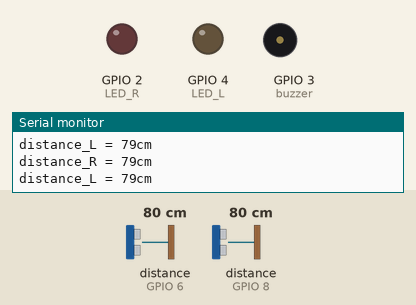
Bench run of a sketch on a simulated ESP32-S3. Parts: output pins drawn as LEDs (lit = HIGH), buzzer (waves = sounding), the last lines printed to the serial monitor. Wiring (inferred from the names in the program): 2 × ultrasonic range finder: trigger GPIO 7, echo GPIO 6 / trigger GPIO 9, echo GPIO 8. Inputs (shaded band) come from the test bench; at power-on: distance to the obstacle (sensors on GPIO 6, GPIO 8) 80 cm. The echo pulse lasts 58.3 µs per cm; pins used as bus, display or sensor lines are not drawn.

Above: at 1.2 s.
1.3 s: distance to the obstacle (sensor on GPIO 6) set to 34 cm
4.3 s: distance to the obstacle (sensor on GPIO 6) set to 29 cm
At 4.61 s:
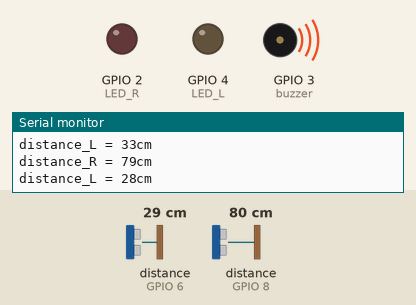
7.3 s: distance to the obstacle (sensor on GPIO 8) set to 34 cm
10.3 s: distance to the obstacle (sensor on GPIO 8) set to 29 cm
11.9 s: distance to the obstacle (sensor on GPIO 6) set to 12 cm
At 12.9 s:
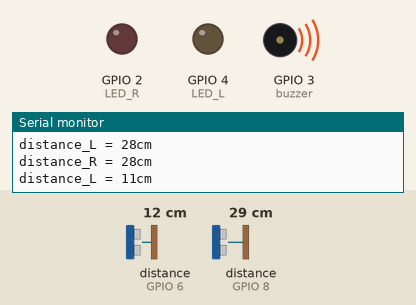
13.6 s: distance to the obstacle (sensor on GPIO 6) set to 9 cm
At 15.7 s:
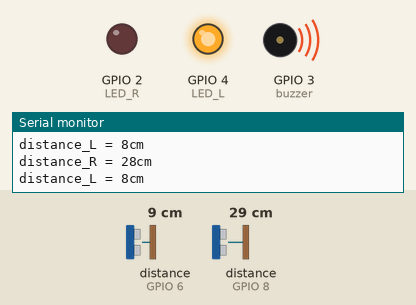
Timing chart, 0 to 16.9 s (numbered marks = the images above; inputs shaded):
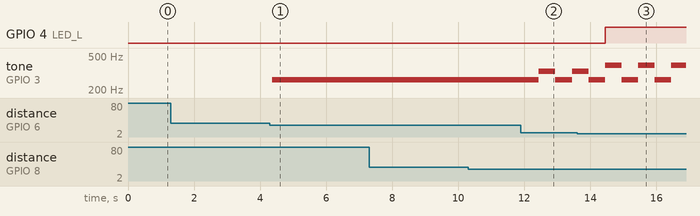

Measured:
- the behaviour switches between 32 and 31 cm on distance to the obstacle (sensor on GPIO 6) (found by bisection; images 0 and 1)
- the behaviour switches between 11 and 10 cm on distance to the obstacle (sensor on GPIO 6) (found by bisection; images 2 and 3)
- after the input at 4.3 s, tone on GPIO 3 (buzzer): silent → 262 Hz after 0.07 s
- after the input at 11.9 s, tone on GPIO 3 (buzzer): 262 Hz → 330 Hz after 0.55 s, → 262 Hz 0.50 s later, → 330 Hz 0.50 s later
- after the input at 13.6 s, GPIO 4 (LED_L): LOW → HIGH after 0.85 s

The sketch:

Capstone_desgin_HyoSung_2.ino
```cpp
#include <WiFi.h>

//초음파 선언부
#define TRIG_R 9 //TRIG_1 핀 설정 (초음파 보내는 핀)
#define ECHO_R 8 //ECHO_1 핀 설정 (초음파 받는 핀)
#define TRIG_L 7 //TRIG_2번 핀 (초음파 보내는 핀)
#define ECHO_L 6 //ECHO_2 핀 설정 (초음파 받는 핀)

long duration_R, distance_R, duration_L, distance_L;

//LED 선언부
#define LED_R 2 //오른쪽 물체 감지 시 깜빡이는 LED
#define LED_L 4 //왼쪽 물체 감지 시 깜빡이는 LED

//부저 선언부
#define buzzer 3 //라이다 접근 시 소리 출력

int Do = 262;
int Mi = 330;
int Sol = 392;
int Do2 = 523;

void setup() {
  Serial.begin(9600);
  //초음파
  pinMode(TRIG_R, OUTPUT);
  pinMode(ECHO_R, INPUT);
  pinMode(TRIG_L, OUTPUT);
  pinMode(ECHO_L,  INPUT);
  //LED
  pinMode(LED_R, OUTPUT);
  pinMode(LED_L, OUTPUT);
//부저
  pinMode(buzzer, OUTPUT);
}

void loop() {

  //초음파 활용부 시작
  digitalWrite(TRIG_R, LOW);
  delayMicroseconds(2);
  digitalWrite(TRIG_R, HIGH);
  delayMicroseconds(10);
  digitalWrite(TRIG_R, LOW);

  duration_R = pulseIn (ECHO_R, HIGH);
  distance_R = duration_R * 17 / 1000;

  digitalWrite(TRIG_L, LOW);
  delayMicroseconds(2);
  digitalWrite(TRIG_L, HIGH);
  delayMicroseconds(10);
  digitalWrite(TRIG_L, LOW);

  duration_L = pulseIn (ECHO_L, HIGH);
  distance_L = duration_L * 17 / 1000;

  Serial.print("distance_R = ");
  Serial.print(distance_R);
  Serial.print("cm\n");
  Serial.print("distance_L = ");
  Serial.print(distance_L);
  Serial.print("cm\n");
  //초음파 활용부 끝

  //LED 활용부 시작
  if(distance_R < 10) {
    analogWrite(LED_R, 255);
  }
  else {
    analogWrite(LED_R, 0);
  }

  if(distance_L < 10) {
    analogWrite(LED_L, 255);
  }
  else {
    analogWrite(LED_L, 0);
  }
  //LED활용부 끝
  if (distance_L >= 20 && distance_L <= 30) {
    tone(buzzer, Do);
    delay(500);
  } else if (distance_L >= 10 && distance_L < 20) {
    tone(buzzer, Mi);
    delay(500);
  } else if (distance_L >= 5 && distance_L < 10) {
    tone(buzzer, Sol);
    delay(500);
  } else if (distance_L < 5) {
    tone(buzzer, Do2);
    delay(500);
  }  else {
    noTone(buzzer);  // 부저 끄기
  }
  if (distance_R >= 20 && distance_R <= 30) {
    tone(buzzer, Do);
    delay(500);
  } else if (distance_R >= 10 && distance_R < 20) {
    tone(buzzer, Mi);
    delay(500);
  } else if (distance_R >= 5 && distance_R < 10) {
    tone(buzzer, Sol);
    delay(500);
  } else if (distance_R < 5) {
    tone(buzzer, Do2);
    delay(500);
  } else {
    noTone(buzzer);  // 부저 끄기
  }
}
```
